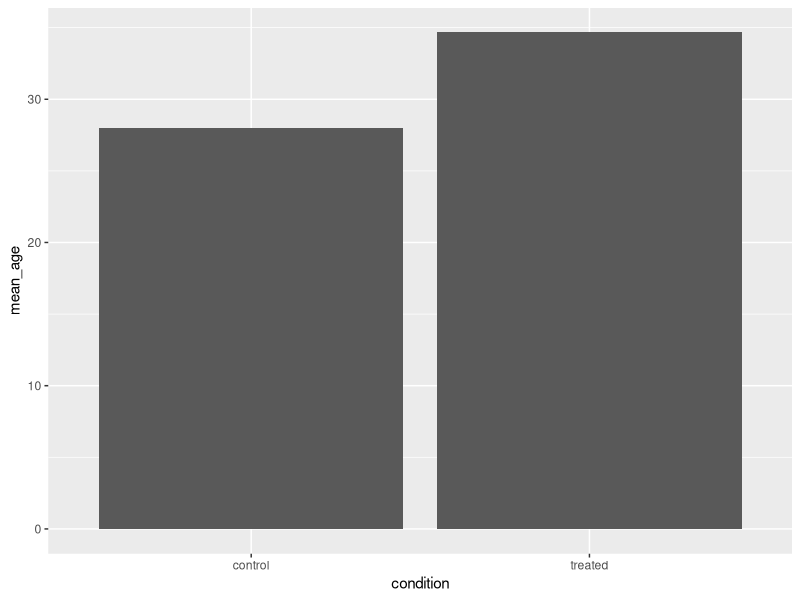

This figure's R source:
library(dplyr)
library(ggplot2)
sample_info<-read.csv("sample_info.csv")
sample_info$condition<-factor(sample_info$condition)
set.seed(1)
exp_df <- data_frame(
  sample = paste0("s",1:20) ,
  condition = rep(c("control","treated"),each = 10) ,
  expression = c(rnorm(10,8,1) , rnorm(10,6,1))
)
m_age<-sample_info |> group_by(condition) |> summarise(mean_age=mean(age)) |> arrange(desc(mean_age))
 ggplot(m_age,aes( x= condition ,y=mean_age)) + 
   geom_col()
 t.test(expression ~ condition, data = exp_df)
 # Treated is lower than control by about 1.9 expression units
 # (mean 6.25 vs 8.13; 95% CI of the difference: 1.0 to 2.8; Welch t-test p = 0.0003).
 set.seed(1)
 exp_noisy <- data.frame(
   condition = rep(c("control", "treated"), each = 10),
   expression = c(rnorm(10, mean = 8, sd = 4), rnorm(10, mean = 6, sd = 4))
 )
 t.test(expression ~ condition, data = exp_noisy) 
 # No clear difference detected (mean 7.47 vs 6.48; 95% CI of the difference: -2.35 to 4.32;
 # Welch t-test p = 0.54). The data are too noisy to conclude either way.
 
 set.seed(1)
 n <- 100
 exp_big <- data.frame(
   condition = rep(c("control", "treated"), each = n),
   expression = c(rnorm(n, mean = 8, sd = 4), rnorm(n, mean = 6, sd = 4))
 )
 t.test(expression ~ condition, data = exp_big)
 # Treated is lower than control by about 2.6 expression units
 # (mean 5.85 vs 8.44; 95% CI of the difference: 1.55 to 3.62; Welch t-test p = 1.8e-06).
 # Same noise as exp_noisy (sd = 4), but with n = 100 per group the difference is clear. 
